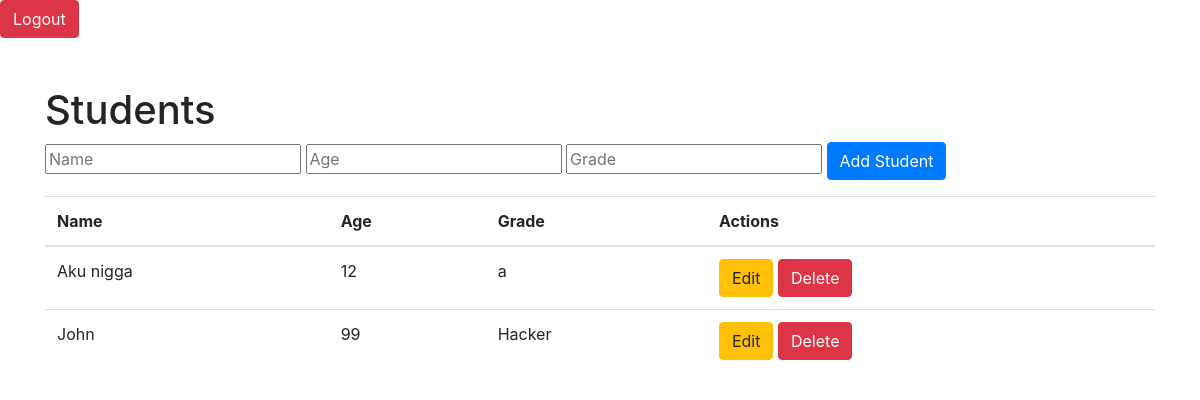
Page / (signed in) on the earlier database version.
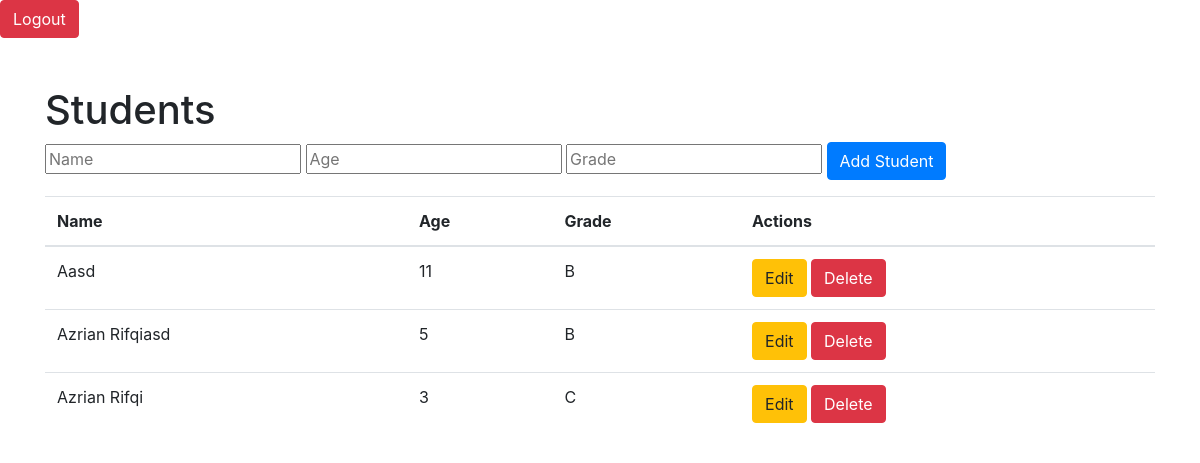
Same page on the later database version.
### app.py (models this page shows, shortened)
class Student(db.Model):
    id = db.Column(db.Integer, primary_key=True)
    name = db.Column(db.String(100), nullable=False)
    age = db.Column(db.Integer, nullable=False)
    grade = db.Column(db.String(10), nullable=False)

### app.py (the view)
@app.route('/')
def index():
    if 'user_id' not in session:
        return redirect(url_for('login'))
    students = db.session.execute(text('SELECT * FROM student')).fetchall()
    return render_template('index.html', students=students)

### templates/index.html (shortened to what this page needs)
<!DOCTYPE html>
<html lang="en">
<head>
    <link rel="stylesheet" href="https://stackpath.bootstrapcdn.com/bootstrap/4.5.2/css/bootstrap.min.css">
</head>
<body>
    <form action="/logout" method="POST" >
        <button type="submit" class="btn btn-danger">Logout</button>
    </form>
    <div class="container mt-5">
        <h1>Students</h1>
        <form action="/add" method="POST">
            <input type="text" name="name" placeholder="Name" required>
            <input type="number" name="age" placeholder="Age" required>
            <input type="text" name="grade" placeholder="Grade" required>
            <button type="submit" class="btn btn-primary">Add Student</button>
        </form>
        <table class="table mt-3">
            <thead>
                <tr>
                    <th>Name</th>
                    <th>Age</th>
                    <th>Grade</th>
                    <th>Actions</th>
                </tr>
            </thead>
            <tbody>
                {% for student in students %}
                <tr>
                    <td>{{ student.name|safe }}</td>
                    <td>{{ student.age }}</td>
                    <td>{{ student.grade }}</td>
                    <td>
                        <a href="/edit/{{ student.id }}" class="btn btn-warning">Edit</a>
                        <a href="/delete/{{ student.id }}" class="btn btn-danger">Delete</a>
                    </td>
                </tr>
                {% endfor %}
            </tbody>
        </table>
    </div>
</body>
</html>

Differences in the rows shown:
changed Student: name "Aku nigga" → "Aasd"; age "12" → "11"; grade "a" → "B"
changed Student: name "John" → "Azrian Rifqiasd"; age "99" → "5"; grade "Hacker" → "B"
added Student: name "Azrian Rifqi", age "3", grade "C"
